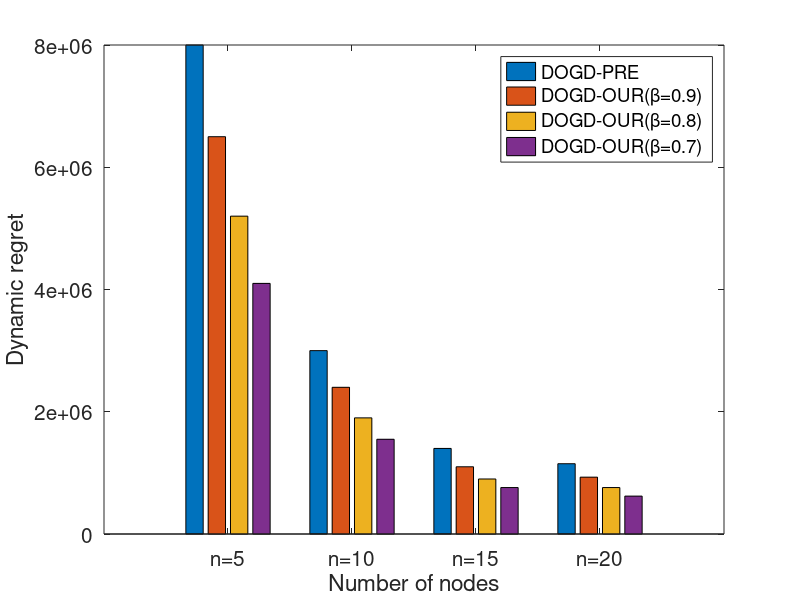

MATLAB code to generate this figure:
%plot figures 


dataset = 'synthetic';
task = 'node';

if strcmp(dataset, 'synthetic') && strcmp(task, 'time')
%communication efficient - occupancy
time = [6 13 19 26 32];
regret_basic = [1e5 3e5 5.3e5 8.2e5 11.5e5];
regret_our_beta1 = [8.4e4 2.4e5 4.4e5 6.7e5 9.3e5];
regret_our_beta2 = [6.8e4 1.9e5 3.5e5 5.4e5 7.6e5];
regret_our_beta3 = [5.6e4 1.6e5 2.9e5 4.4e5 6.2e5];
plot(time, regret_basic, '-ob','MarkerSize',10);
hold on;
plot(time, regret_our_beta1, '-dr','MarkerSize',10);
hold on;
plot(time, regret_our_beta2, '-*c','MarkerSize',10);
hold on;
plot(time, regret_our_beta3, '-+g','MarkerSize',10);
pax = gca;
pax.FontSize = 15;
axis([5 32 5e4 12e5 ]);

xlabel('Time(s)');
ylabel('Dynamic regret');
legend('PDR', 'ODR(\beta=0.9)','ODR(\beta=0.8)','ODR(\beta=0.7)',...
    'Location','northwest'); 

elseif strcmp(dataset, 'synthetic') && strcmp(task, 'node')
    
n = [5 10 15 20];
regret_basic = [80e5 30e5 14e5  11.5e5];
regret_our_beta1 = [65e5 24e5 11e5 9.3e5];
regret_our_beta2 = [52e5 19e5 9e5 7.6e5];
regret_our_beta3 = [41e5 15.5e5 7.6e5 6.2e5]; 

data = [regret_basic; regret_our_beta1; regret_our_beta2; regret_our_beta3];

bar(1:4, data');


xlabel('Number of nodes','FontSize', 15);
ylabel('Dynamic regret','FontSize', 15);
set(gca,'FontSize',15);
set(gca, 'xticklabel', {'n=5','n=10',...
        'n=15', 'n=20'});

legend('DOGD-PRE', 'DOGD-OUR(\beta=0.9)','DOGD-OUR(\beta=0.8)','DOGD-OUR(\beta=0.7)',...
    'Location','northeast');
 
elseif strcmp(dataset, 'pm25') && strcmp(task, 'comm-effi')

%communication efficient - online-tail
time = [236 367 544 792 1098];
regret_basic = [17.3 20.6 23.4 25.5 26.8];
regret_our_beta1 = [14.8 17.7 20.25 22.3 24];
regret_our_beta2 = [12.7 15.2 17.52 19.4 20.61];
regret_our_beta3 = [10.7 12.9 14.8 16.4 17.4];
plot(time, regret_basic, '-ob','MarkerSize',10);
hold on;
plot(time, regret_our_beta1, '-dr','MarkerSize',10);
hold on;
plot(time, regret_our_beta2, '-*c','MarkerSize',10);
hold on;
plot(time, regret_our_beta3, '-+g','MarkerSize',10);
pax = gca;
pax.FontSize = 15;
axis([200 1100 10 30]);

xlabel('Time(s)');
ylabel('Dynamic regret');
legend('DOGD-PRE', 'DOGD-OUR(\beta=0.9)','DOGD-OUR(\beta=0.8)','DOGD-OUR(\beta=0.7)',...
    'Location','southeast'); 

elseif strcmp(dataset, 'spam') && strcmp(task, 'comm-effi')
%communication efficient - occupancy
time = [10 38 75 156 276];
regret_basic = [3.35 6.88 10.2 13.63 16.93];
regret_our_beta1 = [3 6.2 9.2 12.3 15.3];
regret_our_beta2 = [2.7 5.5 8.2 11 13.6];
regret_our_beta3 = [2.3 4.8 7 9.5 11.9];
plot(time, regret_basic, '-ob','MarkerSize',10);
hold on;
plot(time, regret_our_beta1, '-dr','MarkerSize',10);
hold on;
plot(time, regret_our_beta2, '-*c','MarkerSize',10);
hold on;
plot(time, regret_our_beta3, '-+g','MarkerSize',10);
pax = gca;
pax.FontSize = 15;
axis([10 280 1 20]);

xlabel('Time(s)');
ylabel('Dynamic regret');
legend('DOGD-PRE', 'DOGD-OUR(\beta=0.9)','DOGD-OUR(\beta=0.8)','DOGD-OUR(\beta=0.7)',...
    'Location','southeast');  


end





















